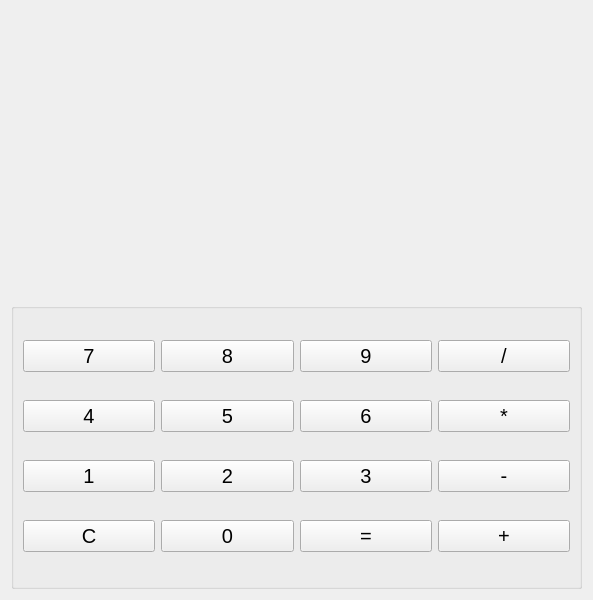
<?xml version="1.0" encoding="UTF-8"?>
<ui version="4.0">
 <class>Widget</class>
 <widget class="QWidget" name="Widget">
  <property name="geometry">
   <rect>
    <x>0</x>
    <y>0</y>
    <width>593</width>
    <height>600</height>
   </rect>
  </property>
  <property name="windowTitle">
   <string>Calculator </string>
  </property>
  <layout class="QGridLayout" name="gridLayout_2">
   <item row="0" column="0">
    <widget class="QLabel" name="label">
     <property name="font">
      <font>
       <family>Segoe UI Semibold</family>
       <pointsize>22</pointsize>
       <weight>75</weight>
       <bold>true</bold>
      </font>
     </property>
     <property name="text">
      <string/>
     </property>
     <property name="pixmap">
      <pixmap>background.png</pixmap>
     </property>
     <property name="scaledContents">
      <bool>false</bool>
     </property>
     <property name="alignment">
      <set>Qt::AlignBottom|Qt::AlignRight|Qt::AlignTrailing</set>
     </property>
    </widget>
   </item>
   <item row="1" column="0">
    <widget class="QGroupBox" name="groupBox">
     <property name="title">
      <string/>
     </property>
     <layout class="QGridLayout" name="gridLayout">
      <item row="2" column="3">
       <widget class="QPushButton" name="pushButton_mi">
        <property name="font">
         <font>
          <pointsize>15</pointsize>
         </font>
        </property>
        <property name="text">
         <string>-</string>
        </property>
        <property name="shortcut">
         <string>-</string>
        </property>
       </widget>
      </item>
      <item row="3" column="2">
       <widget class="QPushButton" name="pushButton_eq">
        <property name="font">
         <font>
          <pointsize>15</pointsize>
         </font>
        </property>
        <property name="text">
         <string>=</string>
        </property>
        <property name="shortcut">
         <string>Enter</string>
        </property>
       </widget>
      </item>
      <item row="2" column="1">
       <widget class="QPushButton" name="pushButton_2">
        <property name="font">
         <font>
          <pointsize>15</pointsize>
         </font>
        </property>
        <property name="text">
         <string>2</string>
        </property>
        <property name="shortcut">
         <string>2</string>
        </property>
       </widget>
      </item>
      <item row="1" column="0">
       <widget class="QPushButton" name="pushButton_4">
        <property name="font">
         <font>
          <pointsize>15</pointsize>
         </font>
        </property>
        <property name="text">
         <string>4</string>
        </property>
        <property name="shortcut">
         <string>4</string>
        </property>
       </widget>
      </item>
      <item row="1" column="3">
       <widget class="QPushButton" name="pushButton_mu">
        <property name="font">
         <font>
          <pointsize>15</pointsize>
         </font>
        </property>
        <property name="text">
         <string>*</string>
        </property>
        <property name="shortcut">
         <string>*</string>
        </property>
       </widget>
      </item>
      <item row="3" column="3">
       <widget class="QPushButton" name="pushButton_pl">
        <property name="font">
         <font>
          <pointsize>15</pointsize>
         </font>
        </property>
        <property name="text">
         <string>+</string>
        </property>
        <property name="shortcut">
         <string>+</string>
        </property>
       </widget>
      </item>
      <item row="1" column="2">
       <widget class="QPushButton" name="pushButton_6">
        <property name="font">
         <font>
          <pointsize>15</pointsize>
         </font>
        </property>
        <property name="text">
         <string>6</string>
        </property>
        <property name="shortcut">
         <string>6</string>
        </property>
       </widget>
      </item>
      <item row="0" column="2">
       <widget class="QPushButton" name="pushButton_9">
        <property name="font">
         <font>
          <pointsize>15</pointsize>
         </font>
        </property>
        <property name="text">
         <string>9</string>
        </property>
        <property name="shortcut">
         <string>9</string>
        </property>
       </widget>
      </item>
      <item row="0" column="0">
       <widget class="QPushButton" name="pushButton_7">
        <property name="font">
         <font>
          <pointsize>15</pointsize>
         </font>
        </property>
        <property name="text">
         <string>7</string>
        </property>
        <property name="shortcut">
         <string>7</string>
        </property>
       </widget>
      </item>
      <item row="0" column="3">
       <widget class="QPushButton" name="pushButton_di">
        <property name="font">
         <font>
          <pointsize>15</pointsize>
         </font>
        </property>
        <property name="text">
         <string>/</string>
        </property>
        <property name="shortcut">
         <string>/</string>
        </property>
       </widget>
      </item>
      <item row="2" column="2">
       <widget class="QPushButton" name="pushButton_3">
        <property name="font">
         <font>
          <pointsize>15</pointsize>
         </font>
        </property>
        <property name="text">
         <string>3</string>
        </property>
        <property name="shortcut">
         <string>3</string>
        </property>
       </widget>
      </item>
      <item row="1" column="1">
       <widget class="QPushButton" name="pushButton_5">
        <property name="font">
         <font>
          <pointsize>15</pointsize>
         </font>
        </property>
        <property name="text">
         <string>5</string>
        </property>
        <property name="shortcut">
         <string>5</string>
        </property>
       </widget>
      </item>
      <item row="2" column="0">
       <widget class="QPushButton" name="pushButton">
        <property name="font">
         <font>
          <pointsize>15</pointsize>
         </font>
        </property>
        <property name="text">
         <string>1</string>
        </property>
        <property name="shortcut">
         <string>1</string>
        </property>
       </widget>
      </item>
      <item row="0" column="1">
       <widget class="QPushButton" name="pushButton_8">
        <property name="font">
         <font>
          <pointsize>15</pointsize>
         </font>
        </property>
        <property name="text">
         <string>8</string>
        </property>
        <property name="shortcut">
         <string>8</string>
        </property>
       </widget>
      </item>
      <item row="3" column="0">
       <widget class="QPushButton" name="pushButton_reset">
        <property name="font">
         <font>
          <pointsize>15</pointsize>
         </font>
        </property>
        <property name="text">
         <string>C</string>
        </property>
        <property name="shortcut">
         <string>Return</string>
        </property>
       </widget>
      </item>
      <item row="3" column="1">
       <widget class="QPushButton" name="pushButton_10">
        <property name="font">
         <font>
          <pointsize>15</pointsize>
         </font>
        </property>
        <property name="text">
         <string>0</string>
        </property>
        <property name="shortcut">
         <string>0</string>
        </property>
       </widget>
      </item>
     </layout>
    </widget>
   </item>
  </layout>
 </widget>
 <resources/>
 <connections/>
</ui>
